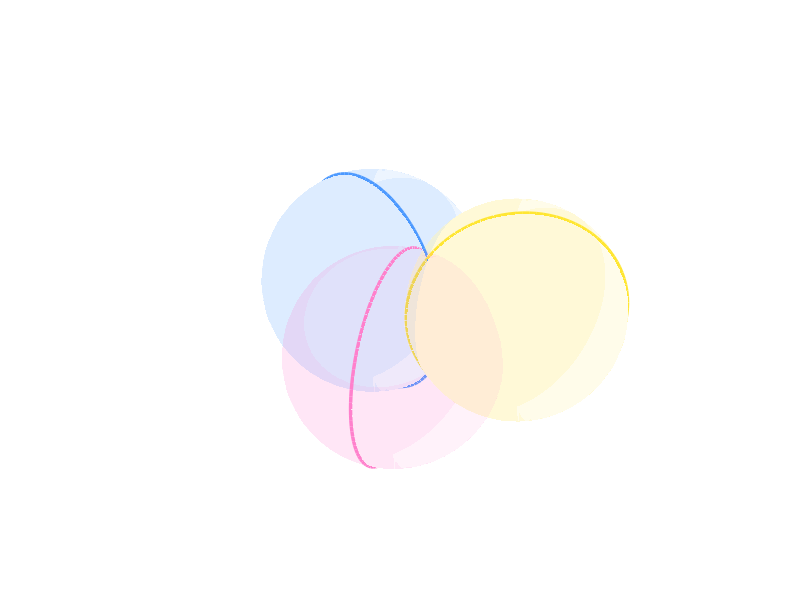

Source code (MATLAB):
% =========================================================================
% Script Lengkap: Robot Delta Kinematics dengan 3 Bola Interseksi
% =========================================================================
clear; clc; close all;
figure('Color', 'w', 'Name', 'Final Delta Robot Kinematics', 'Position', [50, 50, 950, 750]);
hold on; axis equal; axis off;
view([-25, 30]); 
camzoom(1.35);   

%% 0. DEFINISI WARNA
c_base = [123, 224, 72] / 255;  % #7BE048 (Hijau)
c_plat = [72, 123, 224] / 255;  % #487BE0 (Biru)

%% 1. PARAMETER
R_base_vert = 3.5; R_plat_vert = 4.5; L_upper = 4.375;
Z_plat = -7.5; Z_drop = -3.0; 
P0 = [0, 0, Z_plat]; % Platform tepat di tengah
sudut_vert = [30, 150, 270]; 

%% 2. KOORDINAT
B_vert = zeros(3, 3); P_vert = zeros(3, 3); B_mid = zeros(3, 3); P_mid = zeros(3, 3); E = zeros(3, 3);
for i = 1:3
    B_vert(i, :) = [R_base_vert*cosd(sudut_vert(i)), R_base_vert*sind(sudut_vert(i)), 0];
    P_vert(i, :) = P0 + [R_plat_vert*cosd(sudut_vert(i)), R_plat_vert*sind(sudut_vert(i)), 0];
end
B_mid(1, :) = (B_vert(3, :) + B_vert(1, :)) / 2;
B_mid(2, :) = (B_vert(1, :) + B_vert(2, :)) / 2;
B_mid(3, :) = (B_vert(2, :) + B_vert(3, :)) / 2;
P_mid(1, :) = (P_vert(3, :) + P_vert(1, :)) / 2;
P_mid(2, :) = (P_vert(1, :) + P_vert(2, :)) / 2;
P_mid(3, :) = (P_vert(2, :) + P_vert(3, :)) / 2;
sudut_joint = [330, 90, 210];
for i=1:3
    E(i, :) = B_mid(i, :) + [L_upper*cosd(sudut_joint(i)), L_upper*sind(sudut_joint(i)), Z_drop];
end
R_hex = (R_base_vert * cosd(60)) / cosd(30); 
Hex_base = zeros(6, 3);
for i = 1:6, Hex_base(i, :) = [R_hex*cosd((i-1)*60), R_hex*sind((i-1)*60), 0]; end

%% 3. BOLA & FISIK ROBOT
R_sph = norm(E(1,:) - P0); [sx, sy, sz] = sphere(40);
w_c = [1.0, 0.9, 0.2; 0.3, 0.6, 1.0; 1.0, 0.5, 0.8];
for i = 1:3
    % Permukaan Bola Transparan
    surf(sx*R_sph + E(i,1), sy*R_sph + E(i,2), sz*R_sph + E(i,3), 'FaceColor', w_c(i,:), 'FaceAlpha', 0.1, 'EdgeColor', 'none');
    
    % Lingkaran Tegas (Great Circles) yang memotong P0
    v1 = [cosd(sudut_joint(i)), sind(sudut_joint(i)), 0];
    v2 = [0, 0, 1];
    theta_circ = linspace(0, 2*pi, 100);
    Xc = E(i,1) + R_sph * (v1(1)*cos(theta_circ) + v2(1)*sin(theta_circ));
    Yc = E(i,2) + R_sph * (v1(2)*cos(theta_circ) + v2(2)*sin(theta_circ));
    Zc = E(i,3) + R_sph * (v1(3)*cos(theta_circ) + v2(3)*sin(theta_circ));
    plot3(Xc, Yc, Zc, 'Color', w_c(i,:), 'LineWidth', 2.5);
end
fill3(Hex_base(:,1), Hex_base(:,2), Hex_base(:,3), c_base, 'FaceAlpha', 0.5, 'EdgeColor', [0.4 0.4 0.4]);

% Platform Bawah (Continuous Poly)
R_joint = R_plat_vert * cosd(60); R_circ = R_joint / 3; w_s = 0.5; t_i = asind((w_s/2)/R_circ);
Xp=[]; Yp=[]; 
s_u = [330, 90, 210]; % Sinkronkan urutan sudut spoke visual dengan posisi P_mid
for i=1:3
    t_a = linspace((s_u(i)-120)+t_i, s_u(i)-t_i, 20);
    Xp=[Xp, P0(1)+R_circ*cosd(t_a), P0(1)+R_joint*cosd(s_u(i))+(w_s/2)*cosd(s_u(i)-90), P0(1)+R_joint*cosd(s_u(i))+(w_s/2)*cosd(s_u(i)+90)];
    Yp=[Yp, P0(2)+R_circ*sind(t_a), P0(2)+R_joint*sind(s_u(i))+(w_s/2)*sind(s_u(i)-90), P0(2)+R_joint*sind(s_u(i))+(w_s/2)*sind(s_u(i)+90)];
end
fill3(Xp, Yp, P0(3)*ones(size(Xp)), c_plat, 'FaceAlpha', 0.8, 'EdgeColor', [0.4 0.4 0.4]);

for i=1:3, plot3([B_mid(i,1), E(i,1), P_mid(i,1)], [B_mid(i,2), E(i,2), P_mid(i,2)], [B_mid(i,3), E(i,3), P_mid(i,3)], 'k-', 'LineWidth', 2); end

% Titik E0
plot3(P0(1), P0(2), P0(3), 'r.', 'MarkerSize', 20);
text(P0(1)+0.5, P0(2)-0.5, P0(3), 'E_0(x_0; y_0; z_0)', 'FontSize', 12, 'FontWeight', 'bold');

%% 4. TAMBAHAN ANOTASI F, J', DAN PANAH MERAH
% Label F1, F2, F3 di Base Atas
text(B_mid(1,1)+0.4, B_mid(1,2)+0.4, B_mid(1,3), 'F_1', 'FontSize', 14, 'FontWeight', 'bold', 'Color', 'k');
text(B_mid(2,1)-1.0, B_mid(2,2)+0.4, B_mid(2,3), 'F_2', 'FontSize', 14, 'FontWeight', 'bold', 'Color', 'k');
text(B_mid(3,1)+0.6, B_mid(3,2)-0.6, B_mid(3,3), 'F_3', 'FontSize', 14, 'FontWeight', 'bold', 'Color', 'k');

% Label J'_1, J'_2, J'_3 & Panah Merah di Area Siku
for i = 1:3
    u = 1.0 * cosd(sudut_joint(i));
    v = 1.0 * sind(sudut_joint(i));
    quiver3(E(i,1), E(i,2), E(i,3), u, v, 0, 'Color', 'r', 'LineWidth', 1.5, 'MaxHeadSize', 0.8);
    text(E(i,1)+u*1.2, E(i,2)+v*1.2, E(i,3), ['J''_', num2str(i)], 'FontSize', 14, 'FontWeight', 'bold', 'Color', w_c(i,:));
end

hold off;
